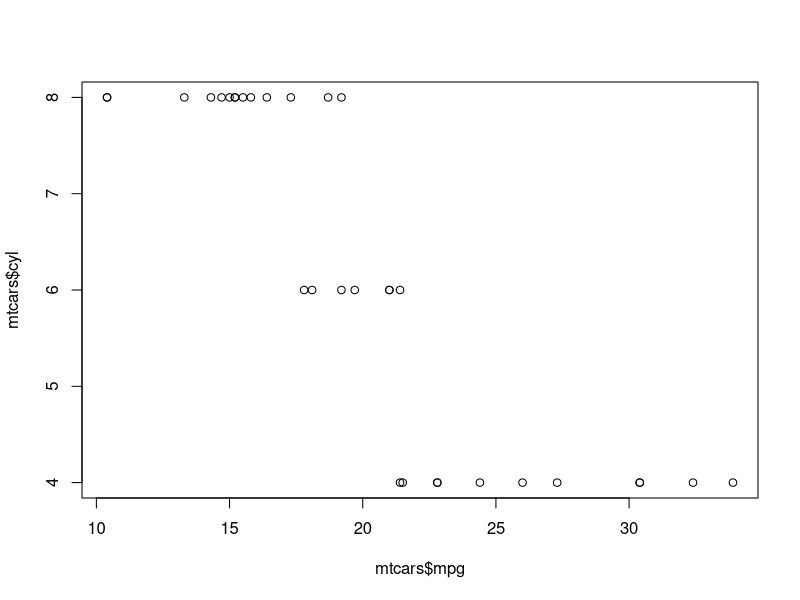
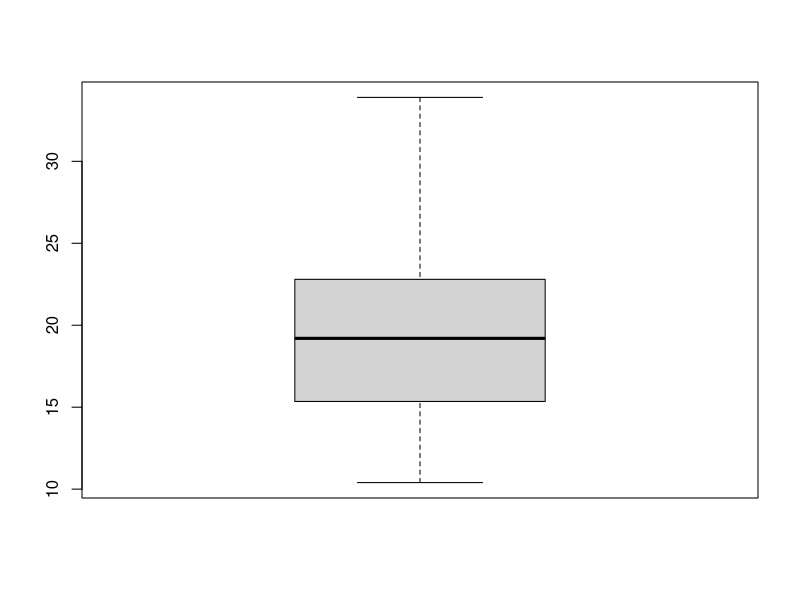
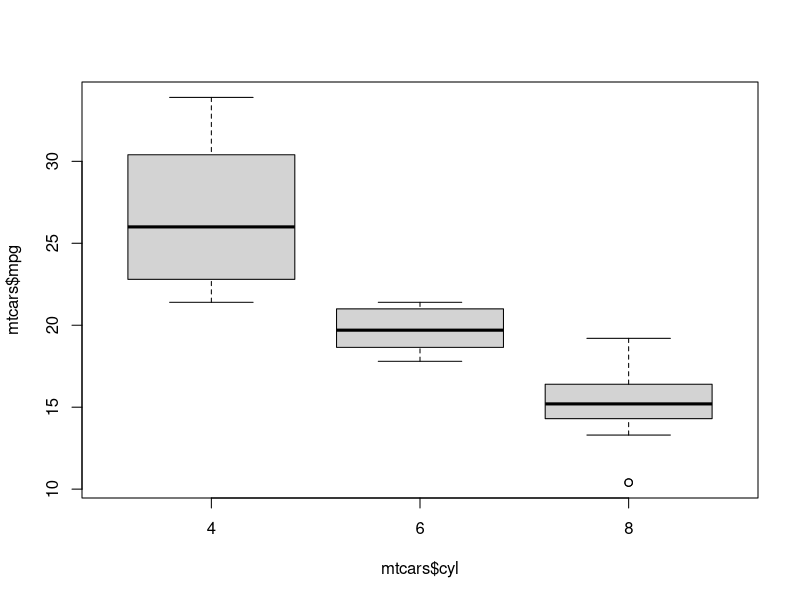
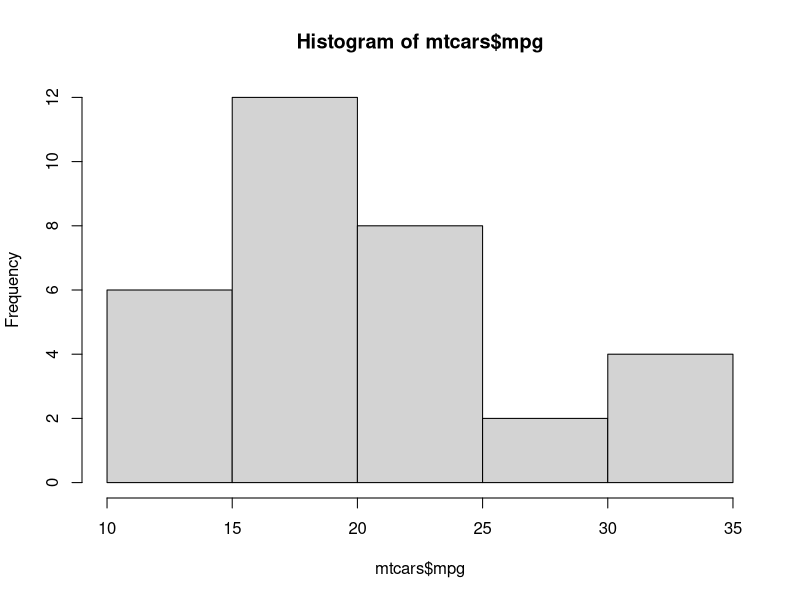
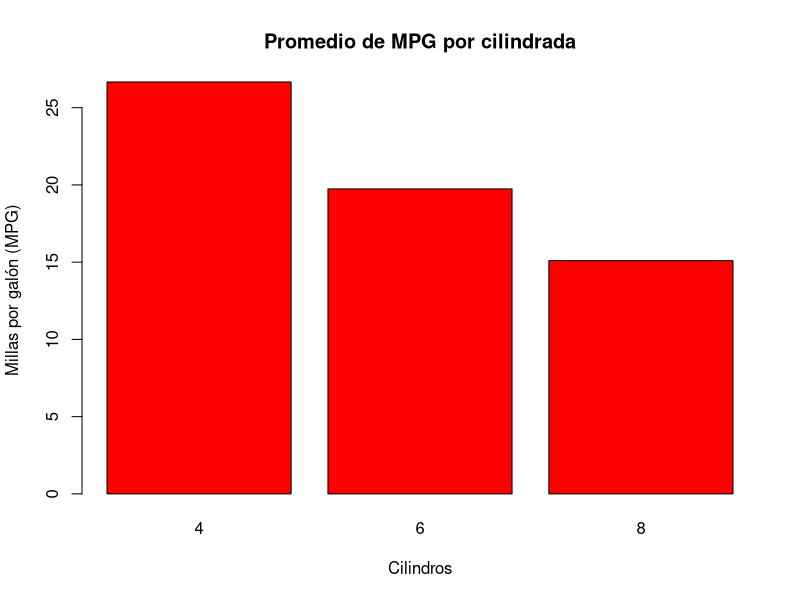
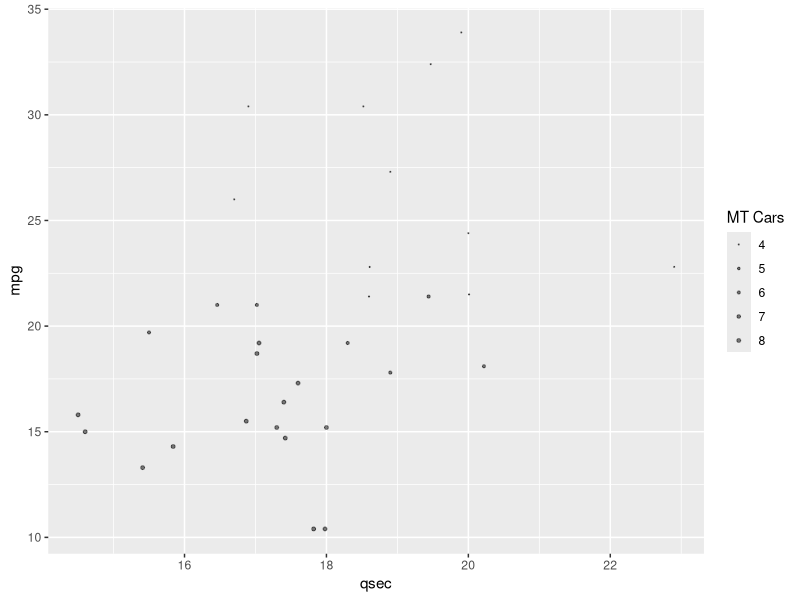
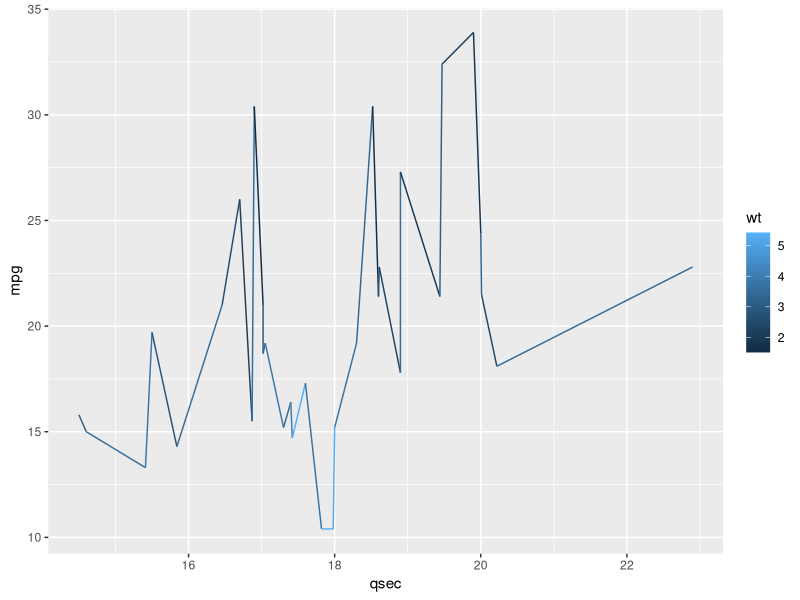
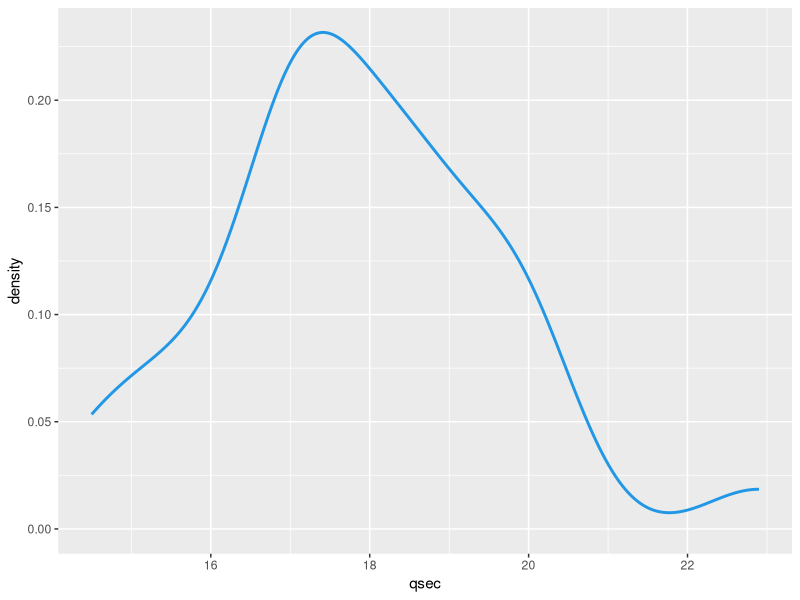

Generate these figures, in order, with R: (Note: this script raises an error after producing the figures.)
library(ggplot2)
data("mtcars")
mtcars
summary(mtcars)
plot(x = mtcars$mpg, y = mtcars$cyl)

#Cajas y Bigotes
boxplot(mtcars$mpg)
boxplot(mtcars$mpg~mtcars$cyl)

#Histograma
hist(mtcars$mpg)

#Gráfica de Barras
promedio_mpg <- tapply(mtcars$mpg, mtcars$cyl, mean)
tapply(mtcars$mpg, mtcars$cyl, mean)

barplot(promedio_mpg,
        main = "Promedio de MPG por cilindrada",
        xlab = "Cilindros",
        ylab = "Millas por galón (MPG)",
        col = "red")

#Gráfica de Dispersión
ggplot(mtcars, aes(x=qsec, y=mpg, size = cyl, color=factor(carb)))+
  geom_point(alpha=0.5, color="black") +
  scale_size(range = c(.1, 1), name="MT Cars") 

#Gráfica de Lineas
ggplot(mtcars, aes(x = qsec, y = mpg, color = wt)) +
  geom_line()

#Gráfica de Densidad
ggplot(mtcars, aes(x = qsec)) +
  geom_density(color = 4,    # Color
               lwd = 1,      # Ancho
               linetype = 1) # Tipo de Linea


#Gráfica de Violín
ggplot(mtcars, aes(x = cyl, y = hp)) +
  geom_violin()

ggplot(mtcars, aes(x = cyl, y = mpg)) +
  geom_violin(trim = FALSE,
              draw_quantiles = c(0.25, 0.5, 0.75))


#Facetas por Categoria
ggplot(mtcars, aes(x = cyl, y = hp, color = cyl)) +
  geom_point(show.legend = FALSE) +
  facet_wrap(~cyl)


##Mapas
# install.packages("ggplot2")
install.packages("sf")
library(ggplot2)
library(sf)

# Import a geojson or shapefile
map <- read_sf("https://raw.githubusercontent.com/R-CoderDotCom/data/main/ukraine.geojson")

ggplot(map) +
  geom_sf()


library(ggplot2)
library(maps)

world <- map_data("world")
ggplot(data = world, aes(x = long, y = lat, group = group)) + 
  geom_polygon() 

world <- map_data("world", "Mexico")
ggplot(data = world, aes(x = long, y = lat, group = group)) + 
  geom_polygon() 

ggplot(world, aes(map_id = region)) +
  geom_map(data = world, map = world,
           aes(x = long, y = lat, map_id = region))




#Configguración de una matriz de gráficos de 2x2 
par(mfrow = c(2, 2)) 

# Creación de gráficos
plot(1:10, main = "Plot 1")
plot(rnorm(100), main = "Plot 2")
hist(rpois(50, lambda = 5), main = "Plot 3")
boxplot(rnorm(20), main = "Plot 4")

#Regresar el plot
par(mfrow = c(1, 1))
